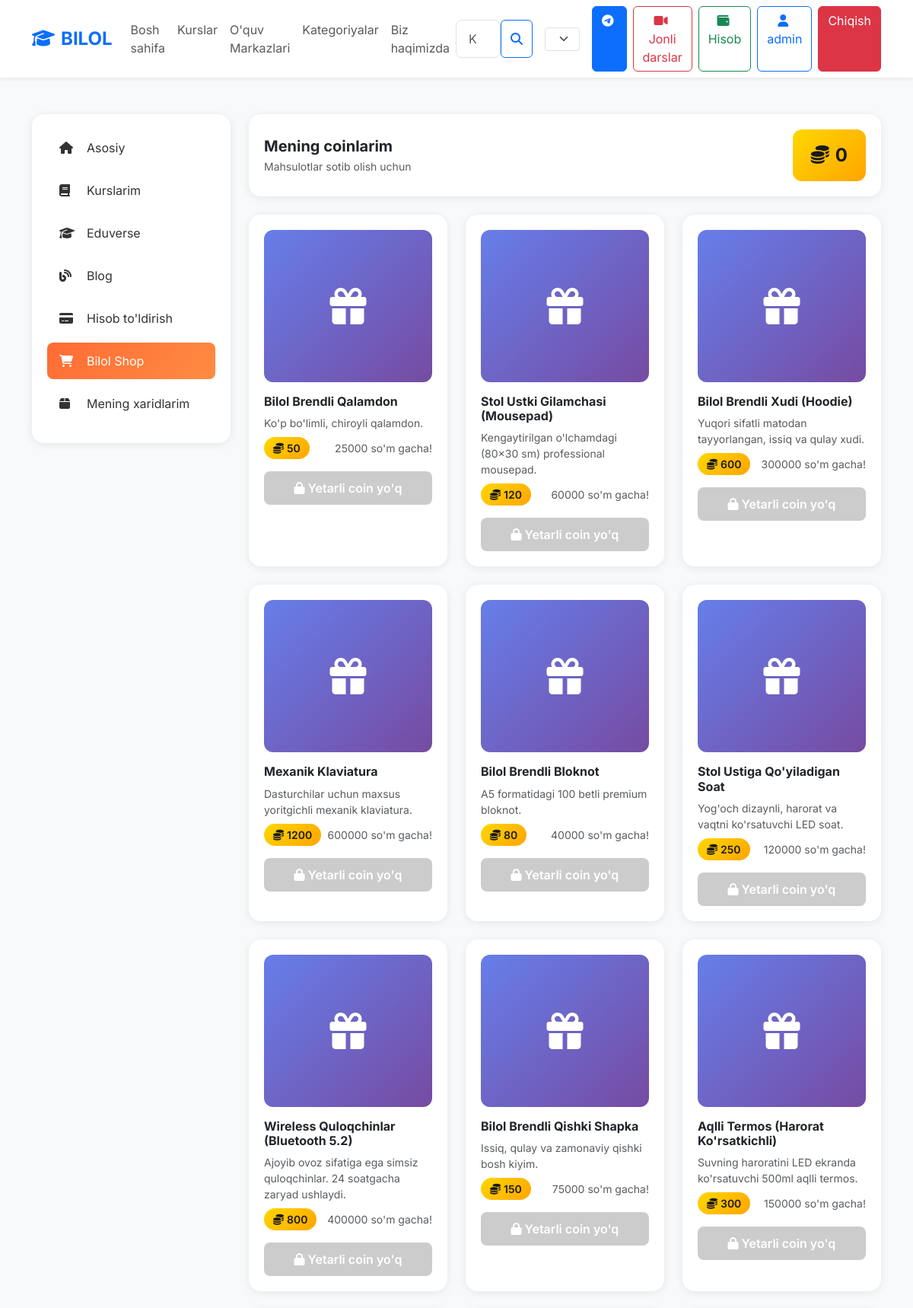
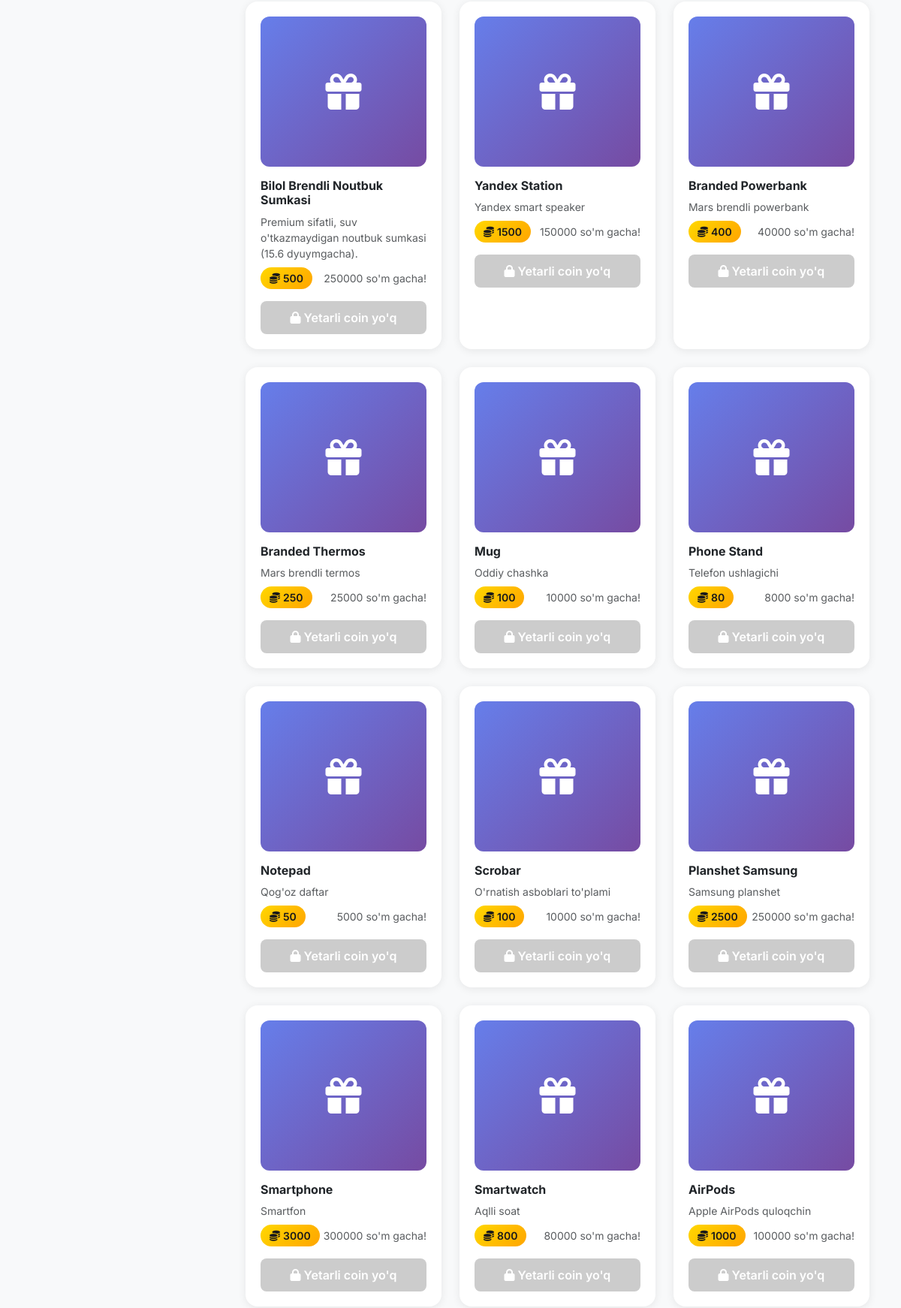
/accounts/shop/ (signed in, upper part), run on the app's committed database (2 pictures, top to bottom).
### apps/accounts/models.py (models this page shows, shortened)
class User(AbstractUser):
    ROLE_CHOICES = [
        ('student', 'Student'),
        ('mentor', 'Mentor'),
        ('admin', 'Admin'),
    ]
    email = models.EmailField(unique=True)
    phone = models.CharField(max_length=20, blank=True, null=True)
    role = models.CharField(max_length=20, choices=ROLE_CHOICES, default='student')
    avatar = models.ImageField(upload_to='avatars/', blank=True, null=True)
    bio = models.TextField(blank=True, null=True)
    date_of_birth = models.DateField(blank=True, null=True)
    is_verified = models.BooleanField(default=False)
    coins = models.PositiveIntegerField(default=0)  # Coins for shop
    created_at = models.DateTimeField(auto_now_add=True)
    updated_at = models.DateTimeField(auto_now=True)
    USERNAME_FIELD = 'email'
    REQUIRED_FIELDS = ['username']
    class Meta:
        verbose_name = 'User'
        verbose_name_plural = 'Users'
        ordering = ['-created_at']
    def get_full_name(self):
        return f"{self.first_name} {self.last_name}".strip() or self.username

class ShopItem(models.Model):
    CATEGORY_CHOICES = [
        ('stationery', 'Qog\'oz mahsulotlari'),
        ('electronics', 'Elektronika'),
        ('clothing', 'Kiyim-kechak'),
        ('accessories', 'Aksessuarlar'),
    ]
    name = models.CharField(max_length=200)
    slug = models.SlugField(unique=True)
    description = models.TextField(blank=True, null=True)
    category = models.CharField(max_length=20, choices=CATEGORY_CHOICES, default='accessories')
    price_coins = models.PositiveIntegerField()  # Price in coins
    price_som = models.DecimalField(max_digits=10, decimal_places=2, blank=True, null=True)  # Optional real price
    image = models.ImageField(upload_to='shop/', blank=True, null=True)
    stock = models.PositiveIntegerField(default=100)
    is_active = models.BooleanField(default=True)
    created_at = models.DateTimeField(auto_now_add=True)
    class Meta:
        verbose_name = 'Shop Item'
        verbose_name_plural = 'Shop Items'
        ordering = ['-created_at']

### apps/accounts/views.py (the view)
# urls.py: path('shop/', views.shop_view, name='shop'),
@login_required
def shop_view(request):
    items = ShopItem.objects.filter(is_active=True, stock__gt=0)
    user_purchases = Purchase.objects.filter(user=request.user).values_list('item_id', flat=True)
    context = {
        'items': items,
        'user_purchases': user_purchases,
        'user_coins': request.user.coins,
    }
    return render(request, 'accounts/shop.html', context)

### templates/accounts/shop.html (shortened to what this page needs)
{% extends 'base.html' %}
{% block content %}
<div class="container py-5">
    <div class="row g-4">
        <div class="col-lg-3">
            <div class="shop-sidebar">
                <a href="{% url 'dashboard:home' %}" class="shop-sidebar-link">
                    <i class="fas fa-home"></i>
                    Asosiy
                </a>
                <a href="{% url 'dashboard:my_courses' %}" class="shop-sidebar-link">
                    <i class="fas fa-book"></i>
                    Kurslarim
                </a>
                <a href="#" class="shop-sidebar-link">
                    <i class="fas fa-graduation-cap"></i>
                    Eduverse
                </a>
                <a href="#" class="shop-sidebar-link">
                    <i class="fas fa-blog"></i>
                    Blog
                </a>
                <a href="{% url 'accounts:wallet' %}" class="shop-sidebar-link">
                    <i class="fas fa-credit-card"></i>
                    Hisob to'ldirish
                </a>
                <a href="{% url 'accounts:shop' %}" class="shop-sidebar-link active">
                    <i class="fas fa-shopping-cart"></i>
                    Bilol Shop
                </a>
                <a href="{% url 'accounts:my_purchases' %}" class="shop-sidebar-link">
                    <i class="fas fa-box"></i>
                    Mening xaridlarim
                </a>
            </div>
        </div>
        <div class="col-lg-9">
            <div class="shop-card mb-4">
                <div class="d-flex justify-content-between align-items-center">
                    <div>
                        <h5 class="fw-bold mb-1">Mening coinlarim</h5>
                        <p class="text-muted small mb-0">Mahsulotlar sotib olish uchun</p>
                    </div>
                    <div class="coins-display">
                        <i class="fas fa-coins me-2"></i>{{ user_coins }}
                    </div>
                </div>
            </div>
            <div class="row g-4">
                {% for item in items %}
                <div class="col-md-6 col-lg-4">
                    <div class="shop-card h-100">
                        {% if item.image %}
                        <img src="{{ item.image.url }}" alt="{{ item.name }}" class="shop-item-image">
                        {% else %}
                        <div class="shop-item-image">
                            <i class="fas fa-gift"></i>
                        </div>
                        {% endif %}
                        <div class="mt-3">
                            <h6 class="fw-bold mb-2">{{ item.name }}</h6>
                            <p class="text-muted small mb-2">{{ item.description|truncatewords:10 }}</p>
                            <div class="d-flex justify-content-between align-items-center mb-3">
                                <span class="coin-badge">
                                    <i class="fas fa-coins me-1"></i>{{ item.price_coins }}
                                </span>
                                {% if item.price_som %}
                                <span class="text-muted small">{{ item.price_som|floatformat:0 }} so'm gacha!</span>
                                {% endif %}
                            </div>
                            {% if item.id in user_purchases %}
                            <button class="buy-button" disabled>
                                <i class="fas fa-check me-1"></i>Sotib olindi
                            </button>
                            {% elif user_coins < item.price_coins %}
                            <button class="buy-button" disabled>
                                <i class="fas fa-lock me-1"></i>Yetarli coin yo'q
                            </button>
                            {% else %}
                            <a href="{% url 'accounts:purchase_item' item.slug %}" class="buy-button">
                                <i class="fas fa-shopping-cart me-1"></i>Sotib olish
                            </a>
                            {% endif %}
                        </div>
                    </div>
                </div>
                {% endfor %}
            </div>
        </div>
    </div>
</div>
{% endblock %}

### templates/base.html (shortened to what this page needs)
{% load static i18n %}
<!DOCTYPE html>
<html lang="{{ LANGUAGE_CODE }}">
<head>
    <link href="https://cdn.jsdelivr.net/npm/bootstrap@5.3.2/dist/css/bootstrap.min.css" rel="stylesheet">
    <link rel="stylesheet" href="https://cdnjs.cloudflare.com/ajax/libs/font-awesome/6.4.0/css/all.min.css">
    <link href="{% static 'css/style.css' %}" rel="stylesheet">
</head>
<body>
    <nav class="navbar navbar-expand-lg navbar-light bg-white shadow-sm sticky-top">
        <div class="container">
            <a class="navbar-brand fw-bold text-primary" href="{% url 'courses:home' %}">
                <i class="fas fa-graduation-cap me-2"></i>BILOL
            </a>
            <div class="collapse navbar-collapse" id="navbarNav">
                <ul class="navbar-nav me-auto mb-2 mb-lg-0">
                    <li class="nav-item">
                        <a class="nav-link" href="{% url 'courses:home' %}">{% trans "Bosh sahifa" %}</a>
                    </li>
                    <li class="nav-item">
                        <a class="nav-link" href="{% url 'courses:list' %}">{% trans "Kurslar" %}</a>
                    </li>
                    <li class="nav-item">
                        <a class="nav-link" href="{% url 'courses:centers_list' %}">{% trans "O'quv Markazlari" %}</a>
                    </li>
                    <li class="nav-item">
                        <a class="nav-link" href="#categories">{% trans "Kategoriyalar" %}</a>
                    </li>
                    <li class="nav-item">
                        <a class="nav-link" href="#about">{% trans "Biz haqimizda" %}</a>
                    </li>
                </ul>
                <form class="d-flex me-3 position-relative" action="{% url 'courses:list' %}" method="get">
                    <input class="form-control" type="search" name="q" placeholder="{% trans "Kurslarni qidirish..." %}" aria-label="Search" id="searchInput">
                    <button class="btn btn-outline-primary" type="submit">
                        <i class="fas fa-search"></i>
                    </button>
                </form>
                <div class="d-flex gap-2 me-3">
                    <form action="{% url 'set_language' %}" method="post">
                        <select name="language" class="form-select form-select-sm" onchange="this.form.submit()">
                            {% get_current_language as LANGUAGE_CODE %}
                            {% get_available_languages as LANGUAGES %}
                            {% get_language_info_list for LANGUAGES as languages %}
                            {% for language in languages %}
                                <option value="{{ language.code }}" {% if language.code == LANGUAGE_CODE %}selected{% endif %}>
                                    {{ language.name_local }}
                                </option>
                            {% endfor %}
                        </select>
                    </form>
                </div>
                <div class="d-flex gap-2">
                    <a href="https://t.me/community_mars_tinchlik" target="_blank" class="btn btn-primary" title="Mars IT Telegram Guruh">
                        <i class="fab fa-telegram me-1"></i>
                    </a>
                    {% if user.is_authenticated %}
                        <a href="{% url 'courses:live_lessons' %}" class="btn btn-outline-danger">
                            <i class="fas fa-video me-1"></i>{% trans "Jonli darslar" %}
                        </a>
                        <a href="{% url 'wallet:dashboard' %}" class="btn btn-outline-success">
                            <i class="fas fa-wallet me-1"></i>{% trans "Hisob" %}
                        </a>
                        <a href="{% url 'dashboard:home' %}" class="btn btn-outline-primary">
                            <i class="fas fa-user me-1"></i>{{ user.get_full_name|default:user.username|truncatechars:15 }}
                        </a>
                        <a href="{% url 'accounts:logout' %}" class="btn btn-danger">{% trans "Chiqish" %}</a>
                    {% else %}
                        <a href="{% url 'accounts:login' %}" class="btn btn-outline-primary">{% trans "Kirish" %}</a>
                        <a href="{% url 'accounts:register' %}" class="btn btn-primary">{% trans "Ro'yxatdan o'tish" %}</a>
                    {% endif %}
                </div>
            </div>
        </div>
    </nav>
    {% block content %}{% endblock %}
</body>
</html>

### static/css/style.css (style rules this page uses)
:root { --primary-color: #0d6efd; --secondary-color: #6c757d; --success-color: #198754; --danger-color: #dc3545; --warning-color: #ffc107; --info-color: #0dcaf0; --light-color: #f8f9fa; --dark-color: #212529; }
body { font-family: 'Inter', sans-serif; background-color: #f8f9fa; }
.navbar-brand { font-size: 1.5rem; font-weight: 700; }
.form-control { border-radius: 0.5rem; padding: 0.75rem 1rem; border: 1px solid #dee2e6; }
html { scroll-behavior: smooth; }

### templates/accounts/shop.html (style rules this page uses)
.shop-sidebar { background: white; border-radius: 16px; padding: 20px; box-shadow: 0 2px 12px rgba(0,0,0,0.08); }
.shop-sidebar-link { display: flex; align-items: center; padding: 12px 16px; border-radius: 8px; text-decoration: none; color: #333; margin-bottom: 8px; transition: all 0.3s ease; }
.shop-sidebar-link.active { background: linear-gradient(135deg, #FF6B35 0%, #FF8C42 100%); color: white; }
.shop-sidebar-link i { width: 24px; margin-right: 12px; }
.shop-card { background: white; border-radius: 16px; padding: 20px; box-shadow: 0 2px 12px rgba(0,0,0,0.08); transition: all 0.3s ease; }
.shop-item-image { width: 100%; height: 200px; object-fit: cover; border-radius: 12px; background: linear-gradient(135deg, #667eea 0%, #764ba2 100%); display: flex; align-items: center; justify-content: center; color: white; font-size: 48px; }
.coin-badge { background: linear-gradient(135deg, #FFD700 0%, #FFA500 100%); color: #1a1a1a; padding: 4px 12px; border-radius: 20px; font-weight: 600; font-size: 14px; }
.buy-button { background: linear-gradient(135deg, #FF6B35 0%, #FF8C42 100%); color: white; border: none; padding: 10px 24px; border-radius: 8px; font-weight: 600; cursor: pointer; transition: all 0.3s ease; width: 100%; }
.buy-button:disabled { background: #ccc; cursor: not-allowed; transform: none; box-shadow: none; }
.coins-display { background: linear-gradient(135deg, #FFD700 0%, #FFA500 100%); color: #1a1a1a; padding: 16px 24px; border-radius: 12px; font-weight: 700; font-size: 24px; }

### data on the page
User: get_full_name "admin"
ShopItem: name "Bilol Brendli Qalamdon", description "Ko'p bo'limli, chiroyli qalamdon.", price_coins "50", price_som "25000", shows "Yetarli coin yo'q"
ShopItem: name "Stol Ustki Gilamchasi (Mousepad)", description "Kengaytirilgan o'lchamdagi (80x30 sm) professional mousepad.", price_coins "120", price_som "60000", shows "Yetarli coin yo'q"
ShopItem: name "Bilol Brendli Xudi (Hoodie)", description "Yuqori sifatli matodan tayyorlangan, issiq va qulay xudi.", price_coins "600", price_som "300000", shows "Yetarli coin yo'q"
ShopItem: name "Mexanik Klaviatura", description "Dasturchilar uchun maxsus yoritgichli mexanik klaviatura.", price_coins "1200", price_som "600000", shows "Yetarli coin yo'q"
ShopItem: name "Bilol Brendli Bloknot", description "A5 formatidagi 100 betli premium bloknot.", price_coins "80", price_som "40000", shows "Yetarli coin yo'q"
ShopItem: name "Stol Ustiga Qo'yiladigan Soat", description "Yog'och dizaynli, harorat va vaqtni ko'rsatuvchi LED soat.", price_coins "250", price_som "120000", shows "Yetarli coin yo'q"
ShopItem: name "Wireless Quloqchinlar (Bluetooth 5.2)", description "Ajoyib ovoz sifatiga ega simsiz quloqchinlar. 24 soatgacha zaryad ushlaydi.", price_coins "800", price_som "400000", shows "Yetarli coin yo'q"
ShopItem: name "Bilol Brendli Qishki Shapka", description "Issiq, qulay va zamonaviy qishki bosh kiyim.", price_coins "150", price_som "75000", shows "Yetarli coin yo'q"
ShopItem: name "Aqlli Termos (Harorat Ko'rsatkichli)", description "Suvning haroratini LED ekranda ko'rsatuvchi 500ml aqlli termos.", price_coins "300", price_som "150000", shows "Yetarli coin yo'q"
ShopItem: name "Bilol Brendli Noutbuk Sumkasi", description "Premium sifatli, suv o'tkazmaydigan noutbuk sumkasi (15.6 dyuymgacha).", price_coins "500", price_som "250000", shows "Yetarli coin yo'q"
ShopItem: name "Yandex Station", description "Yandex smart speaker", price_coins "1500", price_som "150000", shows "Yetarli coin yo'q"
ShopItem: name "Branded Powerbank", description "Mars brendli powerbank", price_coins "400", price_som "40000", shows "Yetarli coin yo'q"
ShopItem: name "Branded Thermos", description "Mars brendli termos", price_coins "250", price_som "25000", shows "Yetarli coin yo'q"
ShopItem: name "Mug", description "Oddiy chashka", price_coins "100", price_som "10000", shows "Yetarli coin yo'q"
ShopItem: name "Phone Stand", description "Telefon ushlagichi", price_coins "80", price_som "8000", shows "Yetarli coin yo'q"
ShopItem: name "Notepad", description "Qog'oz daftar", price_coins "50", price_som "5000", shows "Yetarli coin yo'q"
ShopItem: name "Scrobar", description "O'rnatish asboblari to'plami", price_coins "100", price_som "10000", shows "Yetarli coin yo'q"
ShopItem: name "Planshet Samsung", description "Samsung planshet", price_coins "2500", price_som "250000", shows "Yetarli coin yo'q"
ShopItem: name "Smartphone", description "Smartfon", price_coins "3000", price_som "300000", shows "Yetarli coin yo'q"
ShopItem: name "Smartwatch", description "Aqlli soat", price_coins "800", price_som "80000", shows "Yetarli coin yo'q"
ShopItem: name "AirPods", description "Apple AirPods quloqchin", price_coins "1000", price_som "100000", shows "Yetarli coin yo'q"

### other printed values
{{ user_coins }} "0"
form field language "oʻzbek tili"
